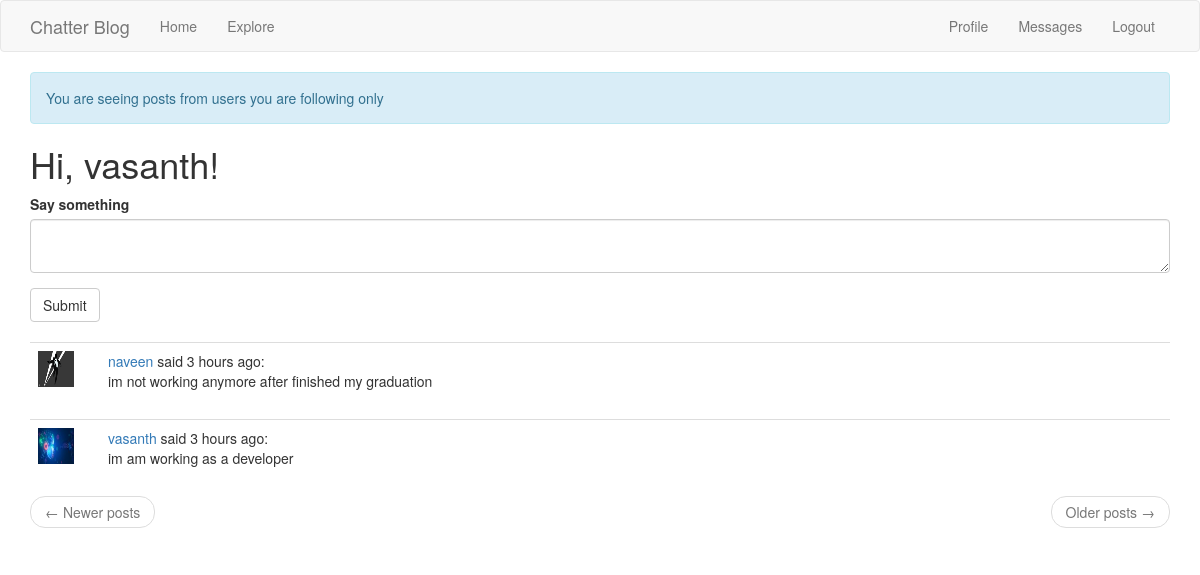
The app's page /index (signed in) with its own data.
### app/models.py (models this page shows, shortened)
class User(UserMixin, db.Model):
    id = db.Column(db.Integer, primary_key=True)
    username = db.Column(db.String(64), index=True, unique=True)
    email = db.Column(db.String(120), index=True, unique=True)
    password_hash = db.Column(db.String(128))
    profile_picture = db.Column(db.String(20), default='default.jpg')
    about_me = db.Column(db.String(140))
    last_seen = db.Column(db.DateTime, default=datetime.utcnow)
    messages_sent = db.relationship('Message',
                                    foreign_keys='Message.sender_id',
                                    backref='author', lazy='dynamic')
    messages_received = db.relationship('Message',
                                        foreign_keys='Message.recipient_id',
                                        backref='recipient', lazy='dynamic')
    last_message_read_time = db.Column(db.DateTime)
    posts = db.relationship('Post', backref='author', lazy='dynamic')
    followed = db.relationship(
        'User', secondary=followers,
        primaryjoin=(followers.c.follower_id == id),
        secondaryjoin=(followers.c.followed_id == id),
        backref=db.backref('followers', lazy='dynamic'), lazy='dynamic')
    def followed_posts(self):
        followed = Post.query.join(
            followers, (followers.c.followed_id == Post.user_id)).filter(
                followers.c.follower_id == self.id)
        own = Post.query.filter_by(user_id=self.id)
        return followed.union(own).order_by(Post.timestamp.desc())

class Post(db.Model):
    id = db.Column(db.Integer, primary_key=True)
    body = db.Column(db.String(140))
    timestamp = db.Column(db.DateTime, index=True, default=datetime.utcnow)
    user_id = db.Column(db.Integer, db.ForeignKey('user.id'))

### app/routes.py (the view)
@app.route('/', methods=['GET', 'POST'])
@app.route('/index', methods=['GET', 'POST'])
@login_required
def index():
    flash('You are seeing posts from users you are following only')
    form = PostForm()
    if form.validate_on_submit():
        post = Post(body=form.post.data, author=current_user)
        db.session.add(post)
        db.session.commit()
        flash('Your post is now live!')
        return redirect(url_for('index'))
    page = request.args.get('page', 1, type=int)
    posts = current_user.followed_posts().paginate(
        page, app.config['POSTS_PER_PAGE'], False)
    next_url = url_for('index', page=posts.next_num) \
        if posts.has_next else None
    prev_url = url_for('index', page=posts.prev_num) \
        if posts.has_prev else None
    return render_template('index.html', title='Home', form=form,
                           posts=posts.items, next_url=next_url,
                           prev_url=prev_url)

### app/forms.py
class PostForm(FlaskForm):
    post = TextAreaField('Say something', validators=[
        DataRequired(), Length(min=1, max=140)])
    submit = SubmitField('Submit')

### app/models.py (called while the page is built)
@login.user_loader
def load_user(id):
    return User.query.get(int(id))

### app/routes.py (called while the page is built)
@app.before_request
def before_request():
    if current_user.is_authenticated:
        current_user.last_seen = datetime.utcnow()
        db.session.commit()

### app/templates/index.html
{% extends "base.html" %}
{% import 'bootstrap/wtf.html' as wtf %}
{% block app_content %}
    <h1>Hi, {{ current_user.username }}!</h1>
    {% if form %}
    {{ wtf.quick_form(form) }}
    <br>
    {% endif %}
    {% for post in posts %}
        {% include '_post.html' %}
    {% endfor %}
    <nav aria-label="...">
        <ul class="pager">
            <li class="previous{% if not prev_url %} disabled{% endif %}">
                <a href="{{ prev_url or '#' }}">
                    <span aria-hidden="true">&larr;</span> Newer posts
                </a>
            </li>
            <li class="next{% if not next_url %} disabled{% endif %}">
                <a href="{{ next_url or '#' }}">
                    Older posts <span aria-hidden="true">&rarr;</span>
                </a>
            </li>
        </ul>
    </nav>
{% endblock %}

### app/templates/_post.html
<table class="table table-hover">
    <tr>
        {% if posts %}
        <td width="70px">
            <a href="{{ url_for('user', username=post.author.username) }}">
                <img id='icon' src="{{ url_for('static', filename='profile_pictures/' + post.author.profile_picture) }}" alt="">
            </a>
        </td>
        {% else %}
        <td>
            <img id='icon' src="{{ profile_picture }}" alt=""></td>
        {% endif %}
        <td>
            <a href="{{ url_for('user', username=post.author.username) }}">
                {{ post.author.username }}
            </a>
            said {{ moment(post.timestamp).fromNow() }}:
            <br>
            {{ post.body }}
        </td>
    </tr>
</table>

### app/static/css/style.css (style rules this page uses)
#icon { width: 36px; height: 36px; }

### records on screen
User: username "vasanth"
Post: profile_picture (picture), author.username "naveen", timestamp "3 hours ago", body "im not working anymore after finished my graduation"
Post: profile_picture (picture), author.username "vasanth", timestamp "3 hours ago", body "im am working as a developer"

### other values on screen
{{ message }} "You are seeing posts from users you are following only"
